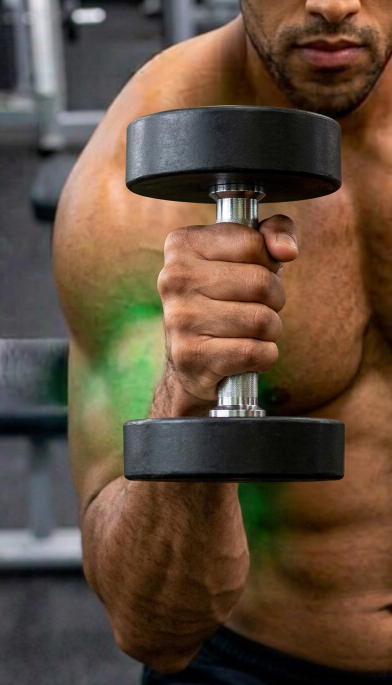
#> input picture evolution/media/refonte-photo/propositions/lot64/phases/scott-main-haute-neutre.png, 784 x 1369 px, given in place of scott-debut-compose.png, which was not available (shown at 1/2 size)
$ python assemble.py
#> lines starting #> are read from the running program, lines starting #| are printed output that depends on the picture; after the words box and inside, x2 and y2 are one past the last pixel; in counts of white or black regions, pixels touching at a corner belong together; pictures that were not available may be replaced by others from this repository, and a replacement may not be noted
"""Rebuild isolated lot64 candidates only; never touches delivered media."""
from pathlib import Path
import json
from PIL import Image, ImageDraw, ImageFilter, ImageFont
import numpy as np
R = Path(__file__).resolve().parents[2]
HERE = Path(__file__).resolve().parent
P = HERE / 'phases'

def load(path):
    return Image.open(path).convert('RGB')
#> returned value is the input picture: PIL image 784x1369 RGB; mean R, G, B 95.9, 76.3, 59.1
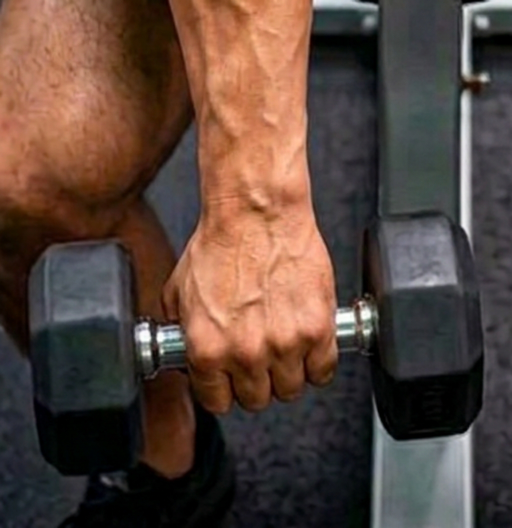
#> input picture evolution/media/refonte-photo/propositions/lot64/phases/zottman-bas-pronation.png, 1024 x 1056 px, given in place of scott-main-haute-cadre.png, which was not available (shown at 1/2 size)
#> in load, returned value is the input picture: PIL image 1024x1056 RGB; mean R, G, B 89.3, 69, 59.9

def compose(base, patch, box):
#> called with box = (140, 285, 465, 560)
    im = load(base)
    x,y,x2,y2 = box
#> x = 140; y = 285; x2 = 465; y2 = 560
    patch = patch.resize((x2-x,y2-y),Image.Resampling.LANCZOS)
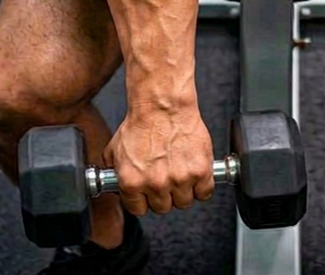
#> patch: PIL image 325x275 RGB; mean R, G, B 89.2, 69, 59.9
    mask = Image.new('L',patch.size)
#> mask: PIL image 325x275 L; every value is 0
    ImageDraw.Draw(mask).rectangle((7,7,patch.width-7,patch.height-7),fill=255)
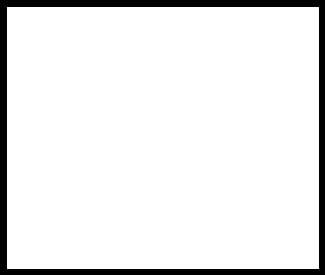
#> mask: PIL image 325x275 L; 91.5% white; 1 black region, box (x1, y1, x2, y2) and area: (0, 0, 325, 275) 7631
    mask = mask.filter(ImageFilter.GaussianBlur(3))
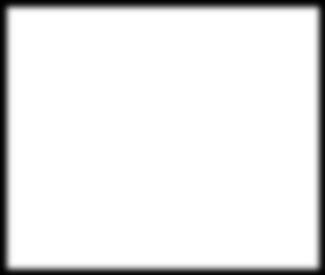
#> mask: PIL image 325x275 L; min 0, max 255, mean 233.2
    im.paste(patch,(x,y),mask)
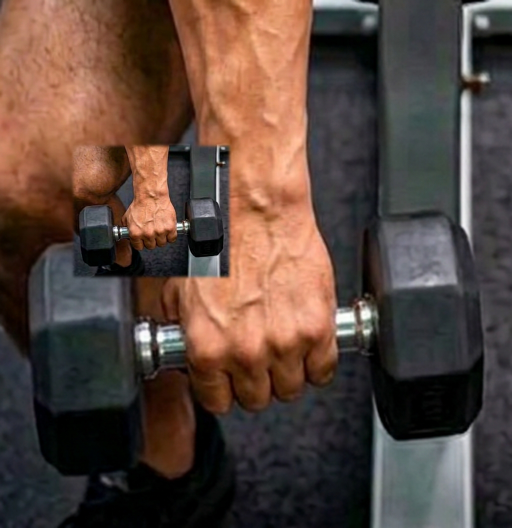
#> im: PIL image 1024x1056 RGB (shown at 1/2 size); mean R, G, B 88.6, 69.3, 60.6
    return im

low = R/'propositions/lot62/phases/scott-debut.png'
high = R/'propositions/lot63/phases/scott-fin.png'
a = load(R/'propositions/lot63/phases/scott-debut-compose.png')
b = compose(high,load(P/'scott-main-haute-cadre.png'),(140,285,465,560))
b.save(P/'scott-fin-compose.png')
# Remove unwanted weight numerals using same-position clean disc texture from
# the pronated close-up. No rotation/mirroring; hand and grip are untouched.
lo_sup = load(P/'zottman-bas-supination-rond.png')
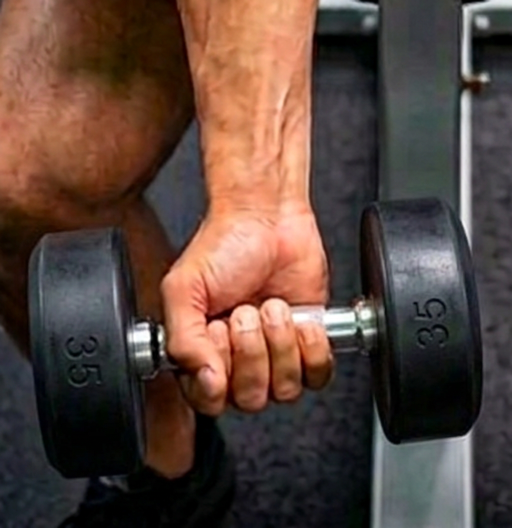
#> input picture evolution/media/refonte-photo/propositions/lot64/phases/zottman-bas-supination-rond.png, 1024 x 1056 px (shown at 1/2 size)
#> in load, returned value is the input picture: PIL image 1024x1056 RGB; mean R, G, B 90.2, 69.2, 60.7
#> (the run stopped early here; a loop or call above may not have finished)
